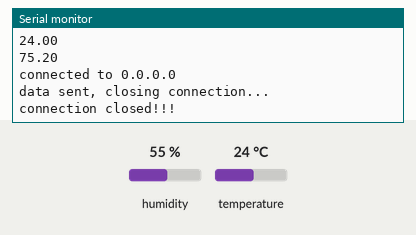
Simulated run of this sketch. Board: Arduino Uno, built with avr-gcc and run on an emulated ATmega328P. Shown: the last lines printed to the serial monitor. Inputs (shaded band) come from the test bench; at power-on: humidity 55 %, temperature 24 °C. WiFi joins after 1.5 s; servers stay silent unless stated.

Above: at 2.2 s.
2.3 s: humidity set to 22 %
At 3.41 s:
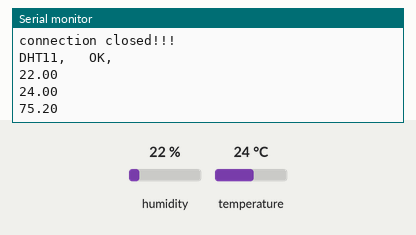
5.3 s: temperature set to 12 °C
At 5.64 s:
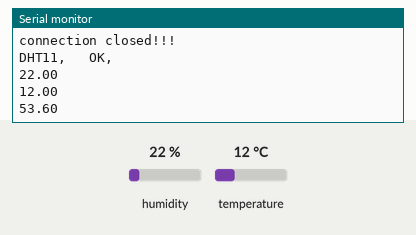
8.3 s: humidity set to 40 %
At 10.09 s:
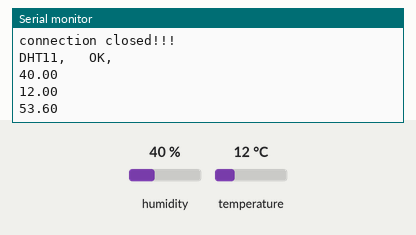
Timing chart, 0 to 11.6 s (numbered marks = the images above; inputs shaded):
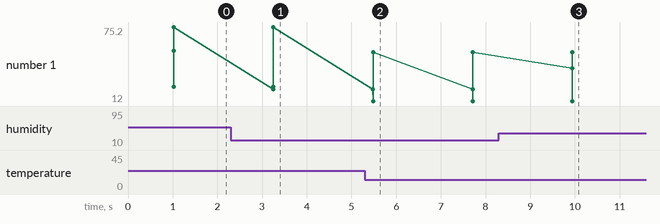

The sketch:

socketsClient-ETHERNET.ino
```cpp
#include <dht.h>
#include <Ethernet.h>
#include <string.h>

dht DHT;

#define DHT11_PIN 2

byte mac[] = {
  0xDE, 0xAD, 0xBE, 0xEF, 0xFE, 0xEC
};
IPAddress ip(192, 168, 1, 250);

const char theSensorName[] = "testEthernet0";

const uint16_t port = 5000;
const char * host = "192.168.1.238";


void setup() {
  Serial.begin(115200);
  Serial.println("DHT TEST PROGRAM ");
  Serial.print("LIBRARY VERSION: ");
  Serial.println(DHT_LIB_VERSION);
  Serial.println();
  Serial.println("Type,\tstatus,\tHumidity (%),\tTemperature (C)");

  Ethernet.init(10);
  Ethernet.begin(mac, ip);

  if (Ethernet.hardwareStatus() == EthernetNoHardware) {
    Serial.println("Ethernet shield was not found.  Sorry, can't run without hardware. :(");
    while (true) {
      delay(1); // do nothing, no point running without Ethernet hardware
    }
  }
  if (Ethernet.linkStatus() == LinkOFF) {
    Serial.println("Ethernet cable is not connected.");
  }

  delay(1000);
}

void loop() {
  // READ DATA
  Serial.print("DHT11, \t");
  int chk = DHT.read11(DHT11_PIN);
  switch (chk)
  {
    case DHTLIB_OK:
      Serial.println("OK,\t");
      break;
    case DHTLIB_ERROR_CHECKSUM:
      Serial.print("Checksum error,\t");
      break;
    case DHTLIB_ERROR_TIMEOUT:
      Serial.print("Time out error,\t");
      break;
    default:
      Serial.print("Unknown error,\t");
      break;
  }

  double myRelH = DHT.humidity;
  double myTempC = DHT.temperature;
  double myTempF = ((DHT.temperature*(9.0/5.0))+32);

  Serial.println(myRelH);
  Serial.println(myTempC);
  Serial.println(myTempF);


  EthernetClient client;

  if (!client.connect(host, port)) {
    Serial.println("connection failed");
    Serial.println("wait 5 sec...");
    delay(2500);
    return;
  }

  Serial.print("connected to ");
  Serial.println(client.remoteIP());

  client.println(theSensorName);
  client.println(myRelH);
  client.println(myTempC);
  client.println(myTempF);
  Serial.println("data sent, closing connection...");

  client.stop();
  Serial.println("connection closed!!!");

  delay(2000);
}
```

Measured:
- after the input at 2.3 s, the serial monitor: prints a new line after 0.95 s (image 1)
- after the input at 5.3 s, the serial monitor: prints a new line after 0.18 s (image 2)
- after the input at 8.3 s, the serial monitor: prints a new line after 1.6 s (image 3)
- plotted number 1: 75.2 → 53.6 after the input at 5.3 s
